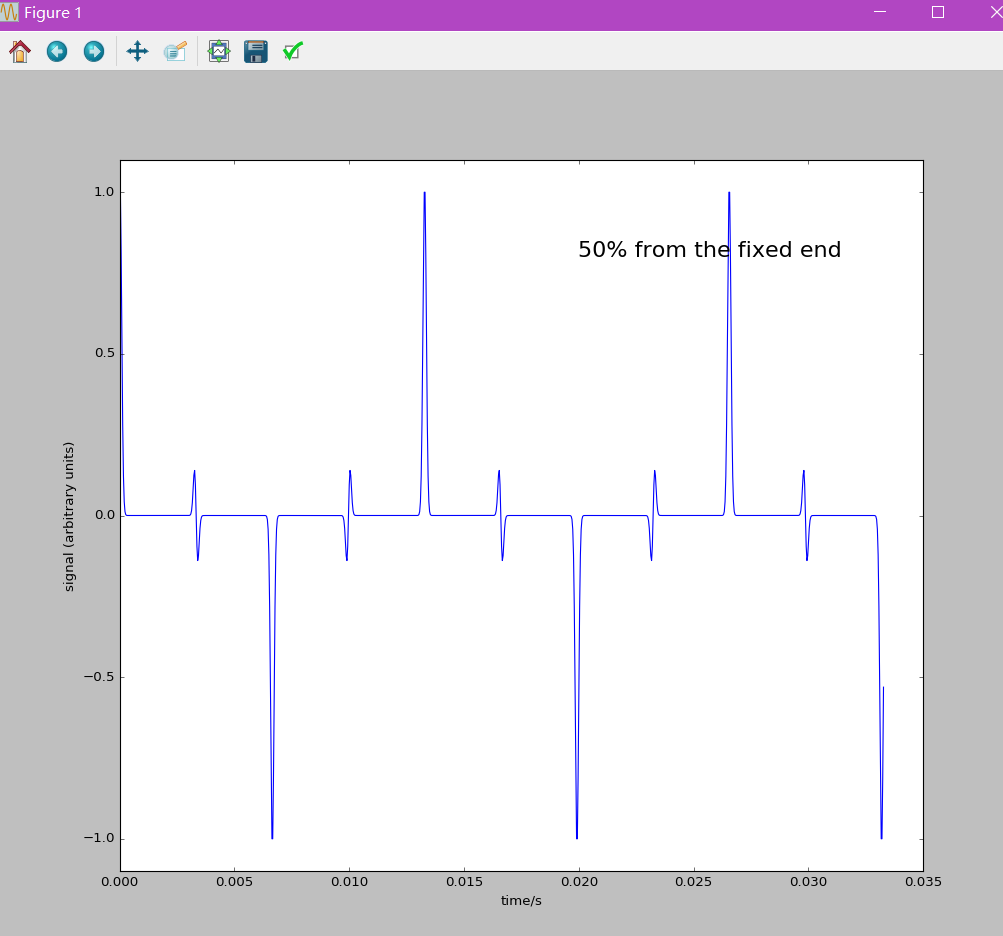

The Python source for this figure:
import pylab as pl
import math

l=1.0
c=300.0
dx=0.01
dt=dx/c
r=c*dt/dx
ls=int(l/dx)
time=1000
k=1000
y=[[0 for i in range(ls)]for n in range(time)]
t=[0]
yshow=[0]

for i in range(ls):
    y[0][i]=math.exp(-k*(dx*i-0.5)**2)
    y[1][i]=math.exp(-k*(dx*i-0.5)**2)
    
for n in range(1,time-1):
    for i in range(1,ls-1):
        y[n+1][i]=2*(1-r**2)*y[n][i]-y[n-1][i]+r**2*(y[n][i+1]+y[n][i-1])
    y[n+1][ls-1]=(2-r**2)*y[n][ls-1]-y[n-1][ls-1]+r**2*y[n][ls-2]
    t.append(t[-1]+dt)
    yshow.append(y[n][int(ls*0.5)])

pl.text(t[int(len(t)*0.6)],0.8,'50% from the fixed end',size='15')
pl.ylim(-1.1,1.1)
pl.plot(t,yshow)
pl.xlabel("time/s")
pl.ylabel("signal (arbitrary units)")
pl.show()
